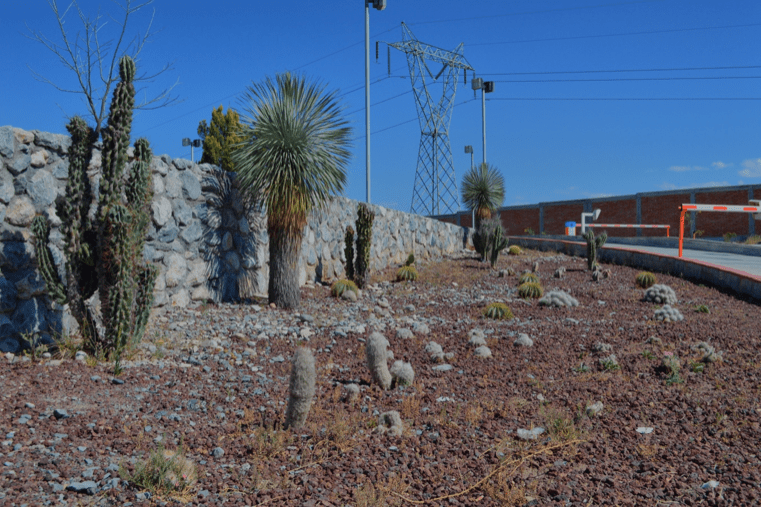
#> input picture ~Legacy/AreasVerdes.png, 761 x 507 px
$ python No_lineales.py
#> lines starting #> are read from the running program, lines starting #| are printed output that depends on the picture
import cv2
import numpy as np
from matplotlib import pyplot as plt

def filtro_mediana(imagen, tamaño_ventana):
    # Aplicar el filtro de mediana utilizando la función cv2.medianBlur
    imagen_filtrada = cv2.medianBlur(imagen, tamaño_ventana)
    return imagen_filtrada

def filtro_minimo(imagen, tamaño_ventana):
    # Aplicar el filtro de mínimo utilizando la función cv2.erode
    kernel = np.ones((tamaño_ventana, tamaño_ventana), np.uint8)
    imagen_filtrada = cv2.erode(imagen, kernel)
    return imagen_filtrada

def filtro_maximo(imagen, tamaño_ventana):
    # Aplicar el filtro de máximo utilizando la función cv2.dilate
    kernel = np.ones((tamaño_ventana, tamaño_ventana), np.uint8)
    imagen_filtrada = cv2.dilate(imagen, kernel)
    return imagen_filtrada

# Cargar la imagen
imagen = cv2.imread('AreasVerdes.png', cv2.IMREAD_GRAYSCALE)
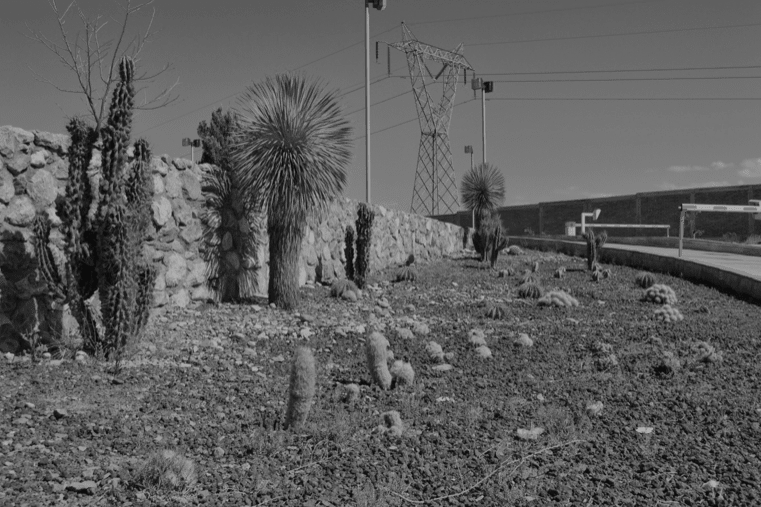
#> imagen: shape (507, 761); min 11, max 175, mean 94

# Verificar si la imagen se ha cargado correctamente
if imagen is None:
    print("Error al cargar la imagen.")
    exit()

# Definir el tamaño de la ventana (por ejemplo, 3x3)
tamaño_ventana = 3

# Aplicar los filtros no lineales
imagen_mediana = filtro_mediana(imagen, tamaño_ventana)
imagen_minimo = filtro_minimo(imagen, tamaño_ventana)
#> in filtro_minimo, `imagen_filtrada = cv2.erode(imagen, kernel)`:
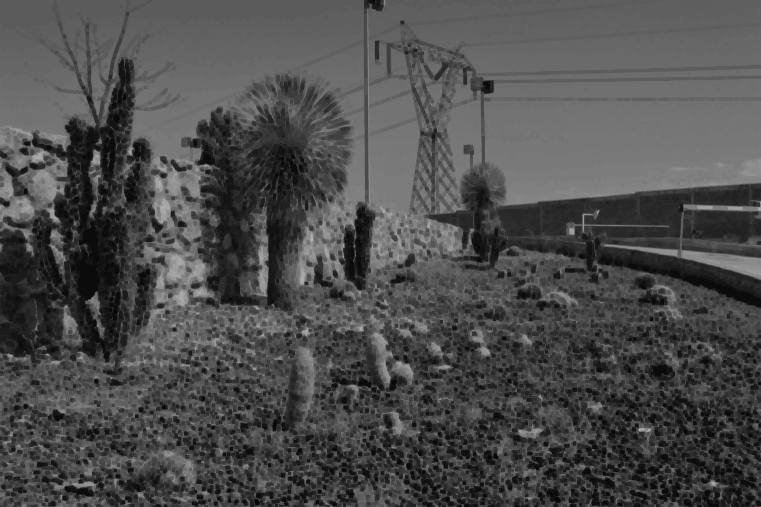
#> imagen_filtrada: shape (507, 761); min 11, max 175, mean 76.7
imagen_maximo = filtro_maximo(imagen, tamaño_ventana)
#> in filtro_maximo, `imagen_filtrada = cv2.dilate(imagen, kernel)`:
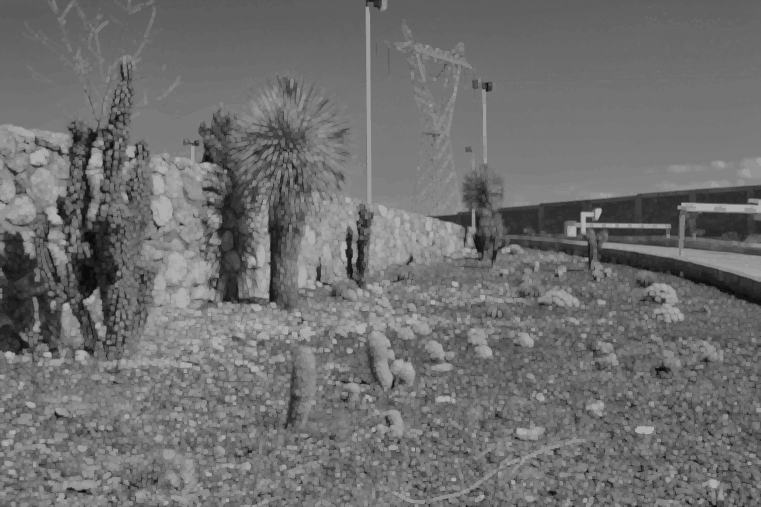
#> imagen_filtrada: shape (507, 761); min 11, max 175, mean 110.5

# Guardar las imágenes filtradas
cv2.imwrite('imagen_mediana.jpg', imagen_mediana)
cv2.imwrite('imagen_minimo.jpg', imagen_minimo)
cv2.imwrite('imagen_maximo.jpg', imagen_maximo)

# Mostrar la imagen original y las imágenes filtradas
plt.figure(figsize=(10, 8))
plt.subplot(2, 2, 1)
plt.title('Imagen Original')
plt.imshow(imagen, cmap='gray')
plt.subplot(2, 2, 2)
plt.title('Imagen Filtrada (Mediana)')
plt.imshow(imagen_mediana, cmap='gray')
plt.subplot(2, 2, 3)
plt.title('Imagen Filtrada (Mínimo)')
plt.imshow(imagen_minimo, cmap='gray')
plt.subplot(2, 2, 4)
plt.title('Imagen Filtrada (Máximo)')
plt.imshow(imagen_maximo, cmap='gray')
plt.show()
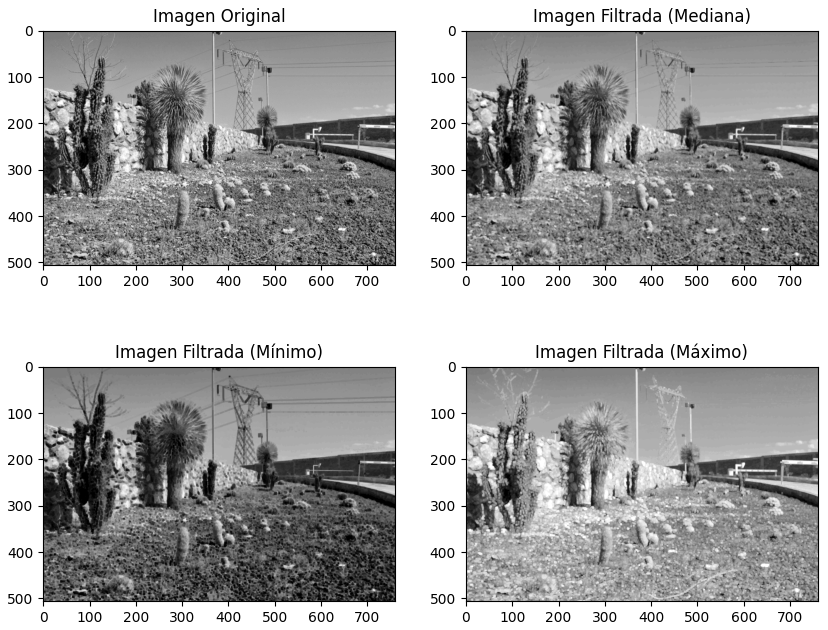
#> figure drawn by matplotlib, 4 panels

$ run again, with ~Legacy/CALLEBASURA.jpg saved as ~Legacy/AreasVerdes.png
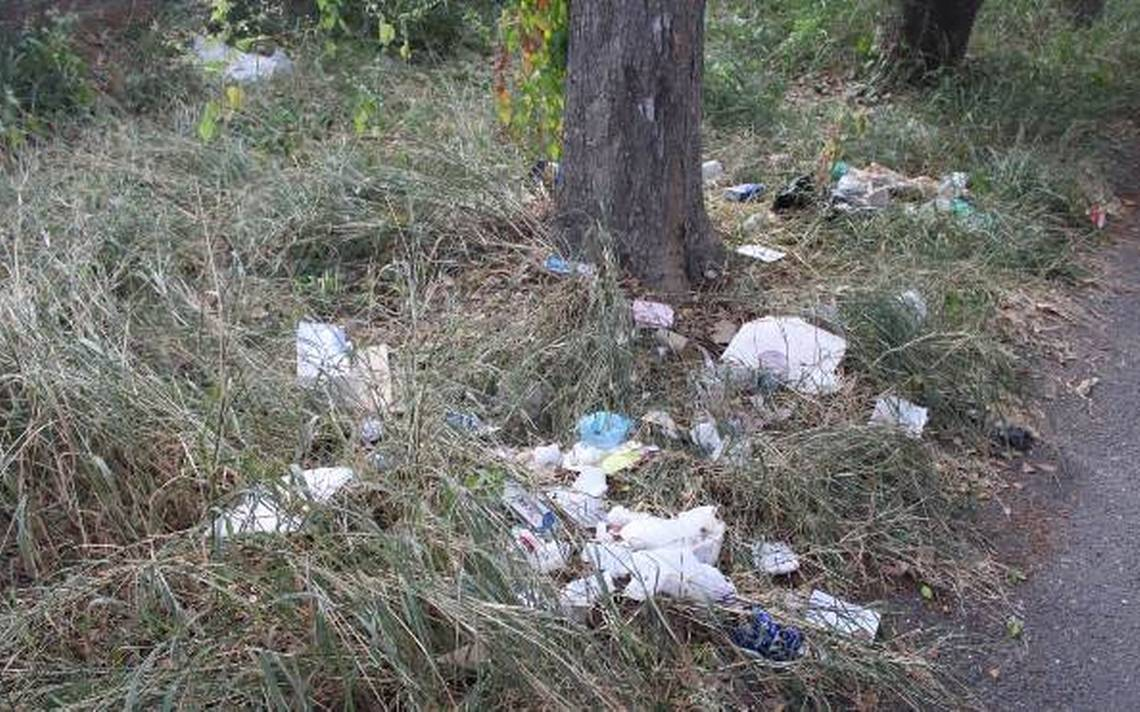
#> input picture ~Legacy/CALLEBASURA.jpg, 1140 x 712 px
#> in filtro_maximo, `imagen_filtrada = cv2.dilate(imagen, kernel)`:
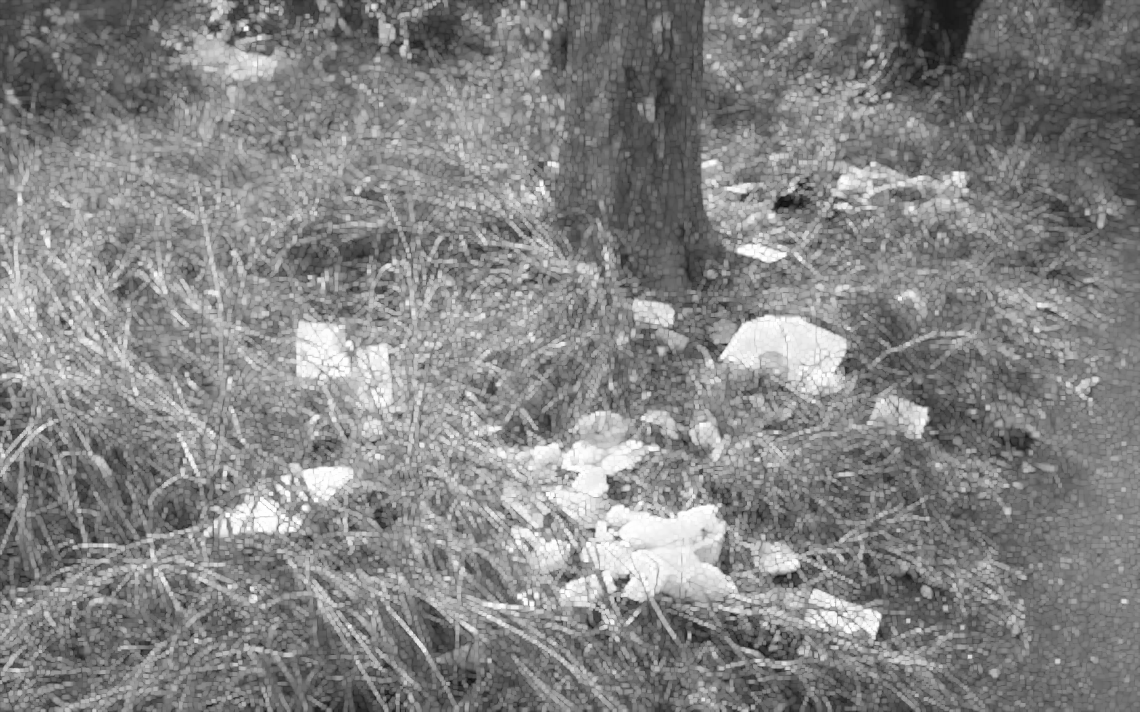
#> imagen_filtrada: shape (712, 1140); min 14, max 255, mean 131.8
#> `plt.show()`:
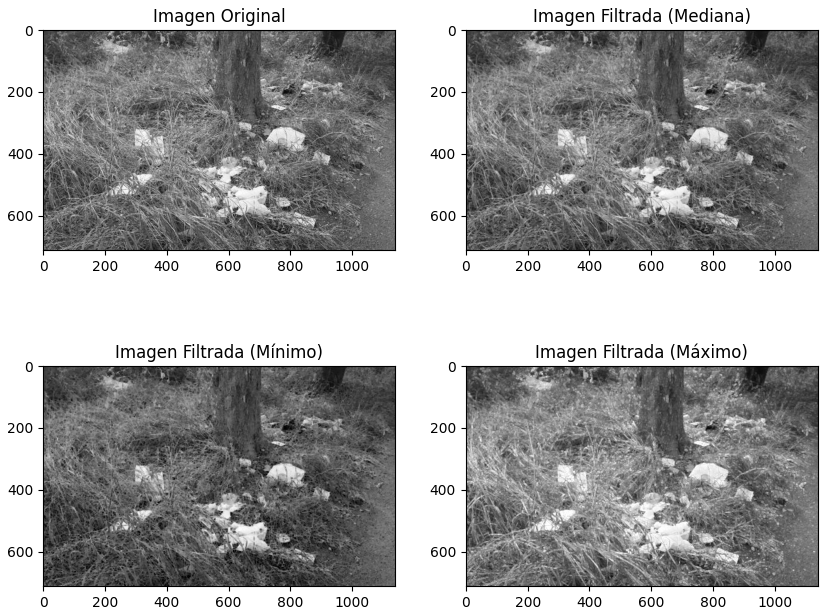
#> figure drawn by matplotlib, 4 panels

$ run again, with ~Legacy/areaderiesgo.jpeg saved as ~Legacy/AreasVerdes.png
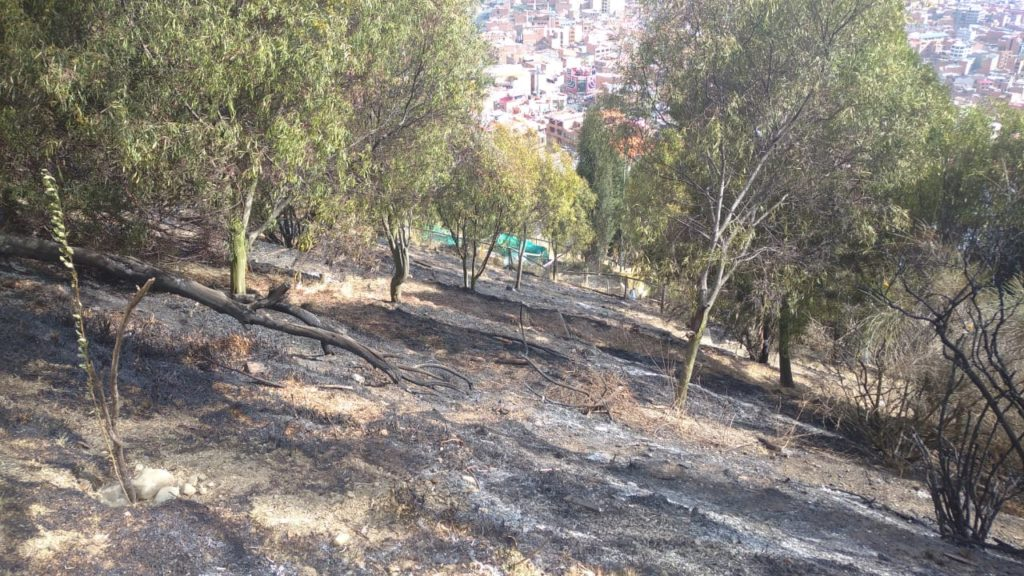
#> input picture ~Legacy/areaderiesgo.jpeg, 1024 x 576 px
#> in filtro_maximo, `imagen_filtrada = cv2.dilate(imagen, kernel)`:
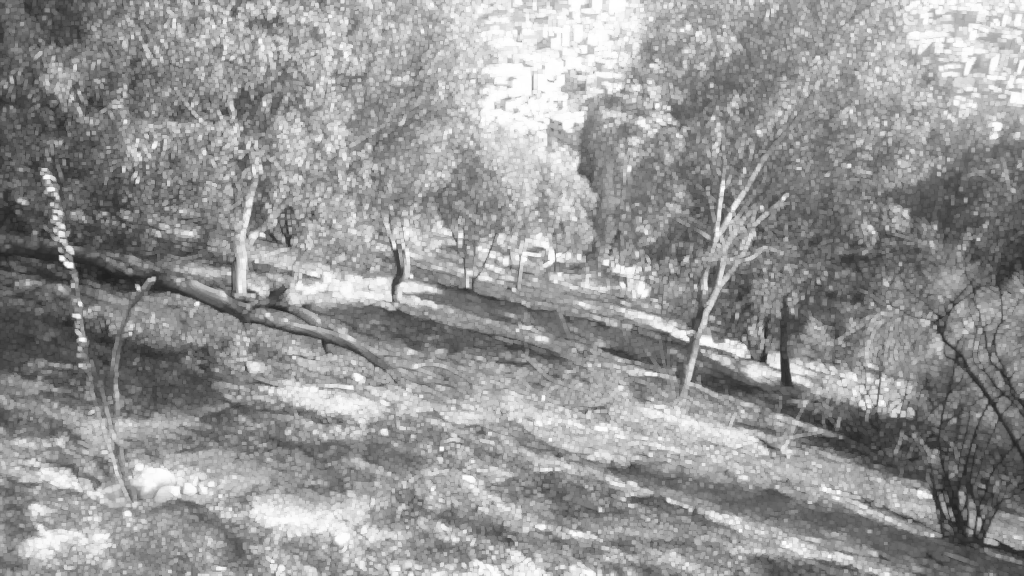
#> imagen_filtrada: shape (576, 1024); min 33, max 255, mean 148.9
#> `plt.show()`:
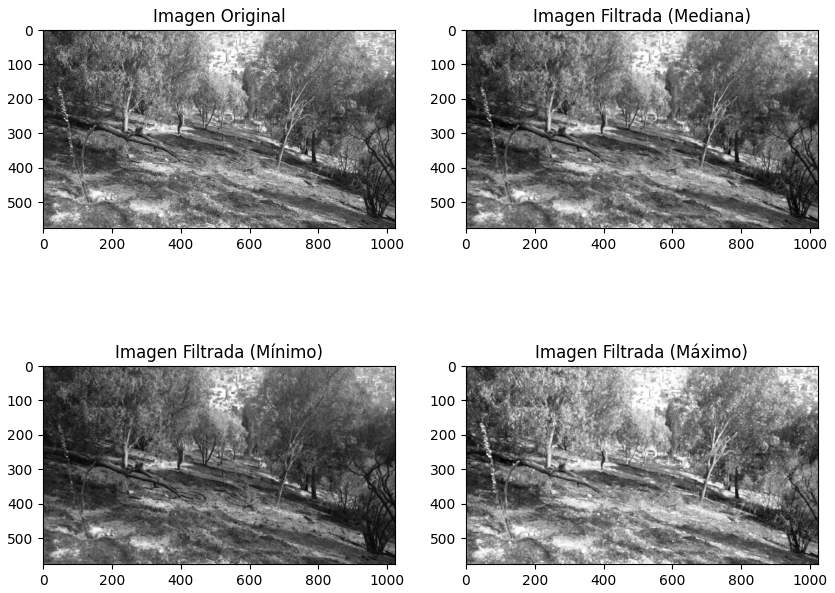
#> figure drawn by matplotlib, 4 panels
